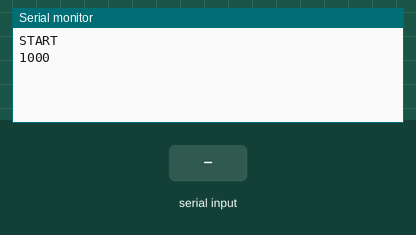
The sketch below on a simulated Arduino Uno, built with avr-gcc and run on an emulated ATmega328P. On the bench: the last lines printed to the serial monitor. The test bench sets the inputs (shaded band).

Above: at 1.2 s.
1.3 s: "OK\n" received over Serial
At 1.9 s:
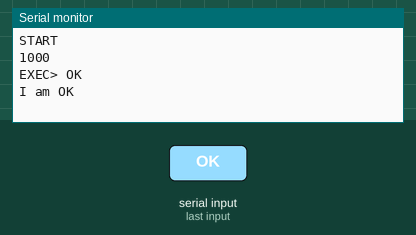
2.8 s: "SET\n" received over Serial
At 2.96 s:
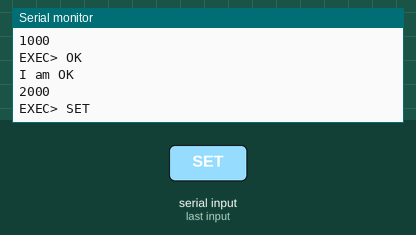
4.3 s: "GET\n" received over Serial
At 4.7 s:
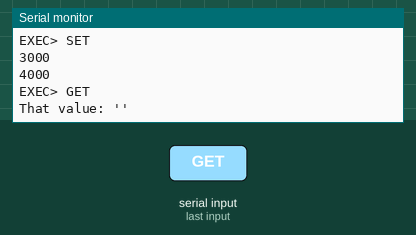
5.8 s: "1\n" received over Serial
At 5.96 s:
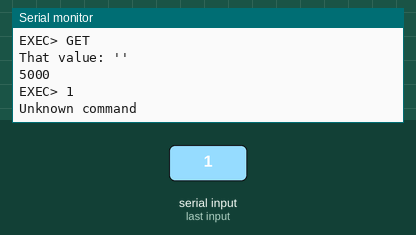
Timing chart, 0 to 8.3 s (numbered marks = the images above; inputs shaded):
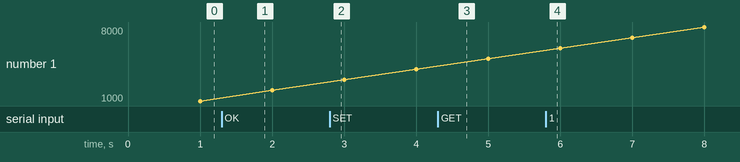

The sketch:

MySerialInterfaceV4.ino
```cpp
// MySerialInterface v4
// Now uses commands instead of just a single character.
// GET and SET a value into a variable.
// By David McDonald 17/05/2022

#define LEDPIN LED_BUILTIN
#define MILLIS_INTERVAL 1000

#define CLI_BUFFER_SIZE 32 // Max length of the serial command buffer
#define CLI_MODE_WAITING 0
#define CLI_MODE_READING 1

unsigned long lastMillis = 0;

char cliBuffer[CLI_BUFFER_SIZE];
byte cliMode;
byte cliIdx;

char thatValue[CLI_BUFFER_SIZE];

void doMillis() {
  if ((millis() - lastMillis) < MILLIS_INTERVAL) return;
  lastMillis = millis();
  Serial.println(millis());
}

void cliReset() {
  cliMode = CLI_MODE_WAITING;
  cliIdx = 0;
  memset(cliBuffer, '\0', CLI_BUFFER_SIZE);
}

void doCli() {
  while (Serial.available()) {
    char c = Serial.read();

    // CLI is waiting for an actual character, not a space, newline, or carriage-return
    // On the ASCII chart, printable characters start at number 32
    // https://www.ascii-code.com/
    if (cliMode == CLI_MODE_WAITING) {
      if (c >= 32 && c != ' ') {
        cliMode = CLI_MODE_READING; // Start reading
      }
    }

    // CLI is reading
    if (cliMode == CLI_MODE_READING) {
      if (c == '\n' || c == '\r') {
        // Is an end of line. Execute the line.
        cliExec();
        return;
      }

      // Add the character to the buffer
      if (cliIdx < CLI_BUFFER_SIZE-1) {
        cliBuffer[cliIdx] = c;
        cliIdx++;

        // If the buffer is full, execute now
        if (cliIdx >= CLI_BUFFER_SIZE-1) {
          cliExec();
          return;
        }
      }
    }
  }
}

// Execute the CLI command
void cliExec() {
  Serial.print("EXEC> "); Serial.println(cliBuffer);

  if (cliIdx == 0) return; // Line buffer is empty, nothing to do here

  char delim[] = " "; // Delimiters, should just be space characters
  char eolDelim[] = "\r\n";
  char *part;
  char *saveptr;

  // Get the first part
  part = strtok_r(cliBuffer, delim, &saveptr);
  strupr(part); // Make uppercase, so command is not case sensitive. "set" and "SeT" is the same as "SET".

  // Take action, depending on what the command was
  // strcmp compares 2 char arrays. If they are the same, the result will be zero.
  if (!strcmp(part,"OK")) {
    Serial.println("I am OK");

  } else if (!strcmp(part,"SET")) {
    // Get the next part.
    // Use NULL to resume from where you started in the line buffer string
    // This time, don't stop until the end of the line using eolDelim
    part = strtok_r(NULL, eolDelim, &saveptr);

    // Save that value
    setThatValue(part);

  } else if (!strcmp(part,"GET")) {
    Serial.print("That value: '"); Serial.print(getThatValue()); Serial.println('\'');

  } else {
    Serial.println("Unknown command");
  }

  // Cleanup to get ready for the next line
  cliReset();
}

void setThatValue(char* newValue) {
  strcpy(thatValue, newValue);
}

char* getThatValue() {
  return thatValue;
}


void setup() {
  // put your setup code here, to run once:
  Serial.begin(9600);
  Serial.println("START");
  cliReset();
}

void loop() {
  // put your main code here, to run repeatedly:
  doCli();
  doMillis();
}
```

Measured:
- after the input at 1.3 s, the serial monitor: prints a new line at once (image 1)
- after the input at 2.8 s, the serial monitor: prints a new line at once (image 2)
- after the input at 4.3 s, the serial monitor: prints a new line at once (image 3)
- after the input at 5.8 s, the serial monitor: prints a new line at once (image 4)
